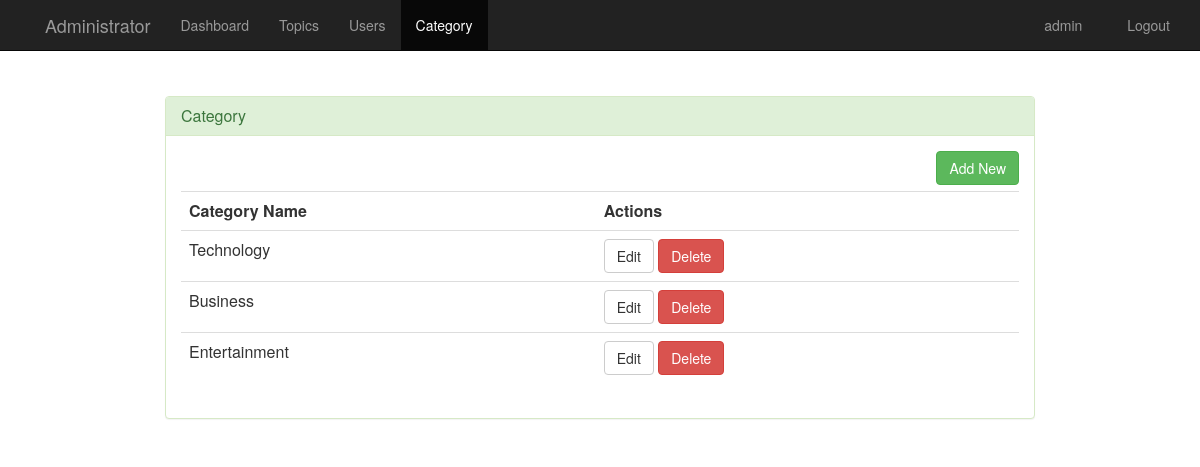
/admin/category.php (signed in), run on the app's committed database.
### tables this page shows
CREATE TABLE `category` (
  `cat_id` int(12) NOT NULL,
  `category` varchar(200) DEFAULT NULL
);

### admin/category.php (the view, shortened to what this page needs)
<?php
$uname=$_SESSION['uname'];
?>
<html>
<head>
	<link rel="stylesheet" type="text/css" href="../css/global.css">
	<link rel="stylesheet" type="text/css" href="../css/bootstrap.css">
	<link rel="stylesheet" type="text/css" href="../css/bootstrap.min.css">
    <link href="//netdna.bootstrapcdn.com/font-awesome/4.0.3/css/font-awesome.css" rel="stylesheet">
</head>
<body>
    <nav class="navbar navbar-inverse navbar-fixed-top">
        <div class="container">
            <div class="navbar-header page-scroll">
                <a class="navbar-brand page-scroll" href="home.php"></a>
            </div>
            <div class="navbar-header">
                <a class="navbar-brand" href="home.php">Administrator</a>
            </div>
            <div class="collapse navbar-collapse" id="bs-example-navbar-collapse-1">
                <ul class="nav navbar-nav navbar-left">
                   <li><a href="home.php"> Dashboard</a></li>
                    <li><a href="post.php"> Topics</a></li>
                    <li><a href="user.php"> Users</a></li>
                    <li class="active"><a href="category.php">Category</a></li>
                </ul>
              <ul class="nav navbar-nav navbar-right">
                    <li><a href="#" ><span class="glyphicon glyphicon-user"></span> <?php echo $uname;?></a></li>
                <li ><a href="logout.php"><span class="glyphicon glyphicon-log-out"></span> Logout</a></li>
                </ul>
            </div>
        </div>
    </nav>
    <div class="container" style="margin:8% auto;width:900px;">
            <div class="panel panel-success">
                <div class="panel-heading">
                    <h3 class="panel-title">Category</h3>
                </div>
                 <div class="panel-body">
                     <a href="add-category.php" class="pull-right btn btn-success">Add New</a><br><br>
            <table class="table table-stripped">
                                <th>Category Name</th>
                                <th>Actions</th>
                            <?php
                            include "../functions/db.php";
                            $sql = $con->prepare("SELECT * from category");
                            $sql->execute();
							$sql->setFetchMode(PDO::FETCH_ASSOC);
                            while($row = $sql->fetch())
                            {
                                extract($row);
                                echo "<tr>";
                                echo "<td>".$category."</td>";
                                echo '<td><a href="edit-category.php?cat_id='.$cat_id.'"><button class="btn btn-default">Edit</button> <a href="delete-category.php?cat_id='.$cat_id.'"><button class="btn btn-danger">Delete</button></a></td>';
                                echo "</tr>";
                            }
                            ?>
                            </table>
                     </div>
                </div>
            </div>
	</body>
</html>

### css/global.css (style rules this page uses)
body { background-color: #eee; }

### data on the page
category: category "Technology"
category: category "Business"
category: category "Entertainment"

### other printed values
$uname "admin"
